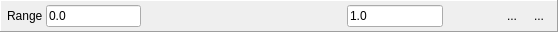
  <widget class="QFrame" name="rangeToolbar">
   <property name="geometry">
    <rect>
     <x>10</x>
     <y>120</y>
     <width>558</width>
     <height>32</height>
    </rect>
   </property>
   <property name="minimumSize">
    <size>
     <width>0</width>
     <height>32</height>
    </size>
   </property>
   <property name="frameShape">
    <enum>QFrame::Panel</enum>
   </property>
   <property name="frameShadow">
    <enum>QFrame::Raised</enum>
   </property>
   <layout class="QHBoxLayout" name="horizontalLayout_7">
    <property name="spacing">
     <number>3</number>
    </property>
    <property name="leftMargin">
     <number>6</number>
    </property>
    <property name="topMargin">
     <number>2</number>
    </property>
    <property name="rightMargin">
     <number>6</number>
    </property>
    <property name="bottomMargin">
     <number>2</number>
    </property>
    <item>
     <widget class="QLabel" name="rangeLabel">
      <property name="text">
       <string>Range</string>
      </property>
     </widget>
    </item>
    <item>
     <widget class="RDLineEdit" name="rangeBlack">
      <property name="sizePolicy">
       <sizepolicy hsizetype="Preferred" vsizetype="Fixed">
        <horstretch>0</horstretch>
        <verstretch>0</verstretch>
       </sizepolicy>
      </property>
      <property name="text">
       <string>0.0</string>
      </property>
     </widget>
    </item>
    <item>
     <widget class="RangeHistogram" name="rangeHistogram" native="true">
      <property name="minimumSize">
       <size>
        <width>200</width>
        <height>0</height>
       </size>
      </property>
      <property name="baseSize">
       <size>
        <width>0</width>
        <height>0</height>
       </size>
      </property>
     </widget>
    </item>
    <item>
     <widget class="RDLineEdit" name="rangeWhite">
      <property name="sizePolicy">
       <sizepolicy hsizetype="Preferred" vsizetype="Fixed">
        <horstretch>0</horstretch>
        <verstretch>0</verstretch>
       </sizepolicy>
      </property>
      <property name="text">
       <string>1.0</string>
      </property>
     </widget>
    </item>
    <item>
     <widget class="QToolButton" name="zoomRange">
      <property name="sizePolicy">
       <sizepolicy hsizetype="Fixed" vsizetype="MinimumExpanding">
        <horstretch>0</horstretch>
        <verstretch>0</verstretch>
       </sizepolicy>
      </property>
      <property name="toolTip">
       <string>Zoom the visible range controls to the current black and white points</string>
      </property>
      <property name="text">
       <string/>
      </property>
      <property name="icon">
       <iconset resource="../Resources/resources.qrc">
        <normaloff>:/zoom.png</normaloff>:/zoom.png</iconset>
      </property>
      <property name="autoRaise">
       <bool>true</bool>
      </property>
     </widget>
    </item>
    <item>
     <widget class="RDToolButton" name="autoFit">
      <property name="sizePolicy">
       <sizepolicy hsizetype="Fixed" vsizetype="MinimumExpanding">
        <horstretch>0</horstretch>
        <verstretch>0</verstretch>
       </sizepolicy>
      </property>
      <property name="toolTip">
       <string>Automatically fit the black and white points of the range to the minimum and maximum values contained in the texture</string>
      </property>
      <property name="text">
       <string/>
      </property>
      <property name="icon">
       <iconset resource="../Resources/resources.qrc">
        <normaloff>:/wand.png</normaloff>:/wand.png</iconset>
      </property>
      <property name="checkable">
       <bool>true</bool>
      </property>
      <property name="autoRaise">
       <bool>true</bool>
      </property>
     </widget>
    </item>
    <item>
     <widget class="QToolButton" name="reset01">
      <property name="sizePolicy">
       <sizepolicy hsizetype="Fixed" vsizetype="MinimumExpanding">
        <horstretch>0</horstretch>
        <verstretch>0</verstretch>
       </sizepolicy>
      </property>
      <property name="toolTip">
       <string>Reset to [0, 1]</string>
      </property>
      <property name="text">
       <string>...</string>
      </property>
      <property name="icon">
       <iconset resource="../Resources/resources.qrc">
        <normaloff>:/arrow_undo.png</normaloff>:/arrow_undo.png</iconset>
      </property>
      <property name="autoRaise">
       <bool>true</bool>
      </property>
     </widget>
    </item>
    <item>
     <widget class="QToolButton" name="visualiseRange">
      <property name="sizePolicy">
       <sizepolicy hsizetype="Fixed" vsizetype="MinimumExpanding">
        <horstretch>0</horstretch>
        <verstretch>0</verstretch>
       </sizepolicy>
      </property>
      <property name="toolTip">
       <string>Show a histogram with the distribution of values on top of the visible range</string>
      </property>
      <property name="text">
       <string>...</string>
      </property>
      <property name="icon">
       <iconset resource="../Resources/resources.qrc">
        <normaloff>:/chart_curve.png</normaloff>:/chart_curve.png</iconset>
      </property>
      <property name="checkable">
       <bool>true</bool>
      </property>
      <property name="autoRaise">
       <bool>true</bool>
      </property>
     </widget>
    </item>
   </layout>
  </widget>
